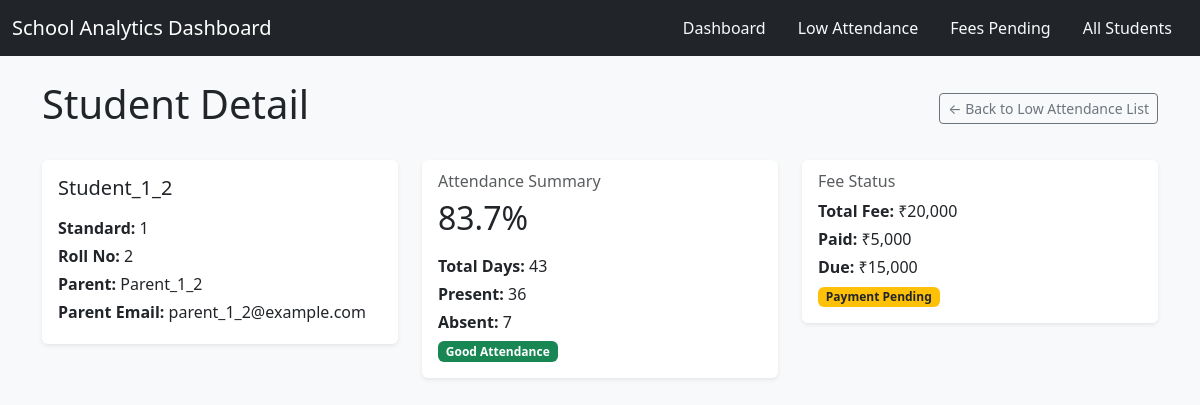
Screenshot of /student/2 with the database file from the repository.
### models.py (models this page shows)
class Student(db.Model):
    __tablename__ = "students"
    id = db.Column(db.Integer, primary_key=True)
    name = db.Column(db.String(100), nullable=False)
    standard = db.Column(db.Integer, nullable=False)
    roll_no = db.Column(db.Integer, nullable=False)
    parent_name = db.Column(db.String(100))
    parent_email = db.Column(db.String(100))

class Fee(db.Model):
    __tablename__ = "fees"
    id = db.Column(db.Integer, primary_key=True)
    student_id = db.Column(
        db.Integer, db.ForeignKey("students.id"), nullable=False
    )
    total_fee = db.Column(db.Float)
    paid_amount = db.Column(db.Float)
    due_amount = db.Column(db.Float)

### app.py (the view)
@app.route("/student/<int:student_id>")
def student_detail(student_id):
    student = Student.query.get(student_id)
    if not student:
        return abort(404)
    total_days = Attendance.query.filter_by(student_id=student.id).count()
    present_days = Attendance.query.filter_by(
        student_id=student.id, status="Present"
    ).count()
    absent_days = Attendance.query.filter_by(
        student_id=student.id, status="Absent"
    ).count()
    if total_days > 0:
        percent = round((present_days / total_days) * 100, 1)
    else:
        percent = 0
    fee = Fee.query.filter_by(student_id=student.id).first()
    return render_template(
        "student_detail.html",
        student=student,
        total_days=total_days,
        present_days=present_days,
        absent_days=absent_days,
        percent=percent,
        fee=fee,
    )

### templates/student_detail.html
{% extends "base.html" %}
{% block content %}
<div class="d-flex justify-content-between align-items-center mb-4">
    <h1>Student Detail</h1>
    <a href="{{ url_for('low_attendance') }}" class="btn btn-outline-secondary btn-sm">
        ← Back to Low Attendance List
    </a>
</div>
<div class="row g-4">
    <div class="col-md-4">
        <div class="card shadow-sm border-0">
            <div class="card-body">
                <h5 class="card-title mb-3">{{ student.name }}</h5>
                <p class="mb-1"><strong>Standard:</strong> {{ student.standard }}</p>
                <p class="mb-1"><strong>Roll No:</strong> {{ student.roll_no }}</p>
                <p class="mb-1"><strong>Parent:</strong> {{ student.parent_name }}</p>
                <p class="mb-1"><strong>Parent Email:</strong> {{ student.parent_email }}</p>
            </div>
        </div>
    </div>
    <div class="col-md-4">
        <div class="card shadow-sm border-0">
            <div class="card-body">
                <h6 class="card-subtitle mb-2 text-muted">Attendance Summary</h6>
                <h2 class="card-title mb-3">{{ percent }}%</h2>
                <p class="mb-1"><strong>Total Days:</strong> {{ total_days }}</p>
                <p class="mb-1"><strong>Present:</strong> {{ present_days }}</p>
                <p class="mb-1"><strong>Absent:</strong> {{ absent_days }}</p>
                {% if percent < 75 %}
                    <span class="badge bg-danger">Below 75% – At Risk</span>
                {% else %}
                    <span class="badge bg-success">Good Attendance</span>
                {% endif %}
            </div>
        </div>
    </div>
    <div class="col-md-4">
        <div class="card shadow-sm border-0">
            <div class="card-body">
                <h6 class="card-subtitle mb-2 text-muted">Fee Status</h6>
                {% if fee %}
                    <p class="mb-1"><strong>Total Fee:</strong> ₹{{ "{:,}".format(fee.total_fee|int) }}</p>
                    <p class="mb-1"><strong>Paid:</strong> ₹{{ "{:,}".format(fee.paid_amount|int) }}</p>
                    <p class="mb-1"><strong>Due:</strong> ₹{{ "{:,}".format(fee.due_amount|int) }}</p>
                    {% if fee.due_amount > 0 %}
                        <span class="badge bg-warning text-dark">Payment Pending</span>
                    {% else %}
                        <span class="badge bg-success">No Dues</span>
                    {% endif %}
                {% else %}
                    <p>No fee record found for this student.</p>
                {% endif %}
            </div>
        </div>
    </div>
</div>
{% endblock %}

### templates/base.html (shortened to what this page needs)
<!DOCTYPE html>
<html lang="en">
<head>
    <link
        href="https://cdn.jsdelivr.net/npm/bootstrap@5.3.3/dist/css/bootstrap.min.css"
        rel="stylesheet"
    >
</head>
<body class="bg-light">
<nav class="navbar navbar-dark bg-dark mb-4">
    <div class="container-fluid">
        <a class="navbar-brand mb-0 h1" href="{{ url_for('index') }}">
            School Analytics Dashboard
        </a>
        <ul class="nav">
            <li class="nav-item">
                <a class="nav-link text-light" href="{{ url_for('index') }}">Dashboard</a>
            </li>
            <li class="nav-item">
                <a class="nav-link text-light" href="{{ url_for('low_attendance') }}">Low Attendance</a>
            </li>
            <li class="nav-item">
                <a class="nav-link text-light" href="{{ url_for('fees_pending') }}">Fees Pending</a>
            </li>
            <li class="nav-item">
                <a class="nav-link text-light" href="{{ url_for('students_list') }}">All Students</a>
            </li>
        </ul>
    </div>
</nav>
<div class="container mb-5">
    {% block content %}{% endblock %}
</div>
</body>
</html>

### rows the page displays
Student: name "Student_1_2", standard "1", roll_no "2", parent_name "Parent_1_2", parent_email "parent_1_2@example.com"
Fee: total_fee "20,000", paid_amount "5,000", due_amount "15,000"

### other values shown
{{ percent }} "83.7"
{{ total_days }} "43"
{{ present_days }} "36"
{{ absent_days }} "7"
